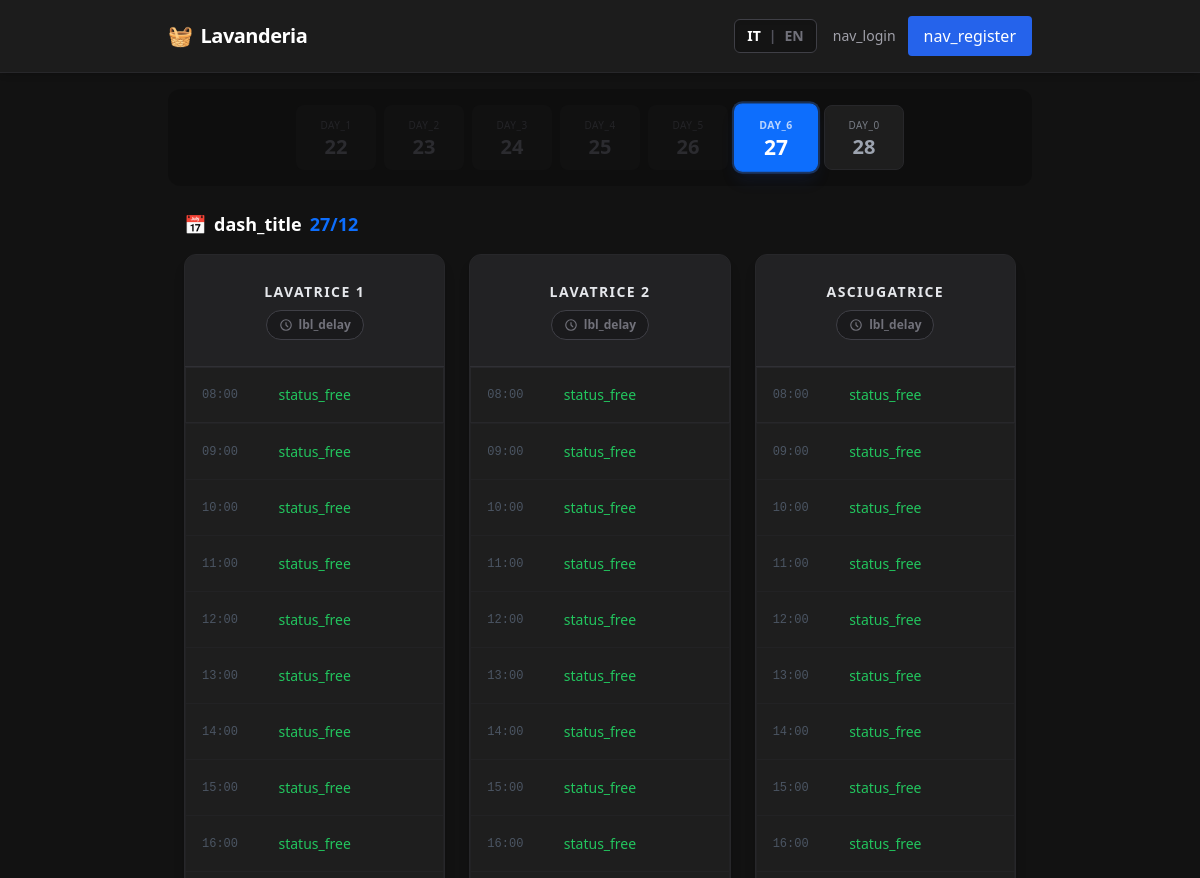
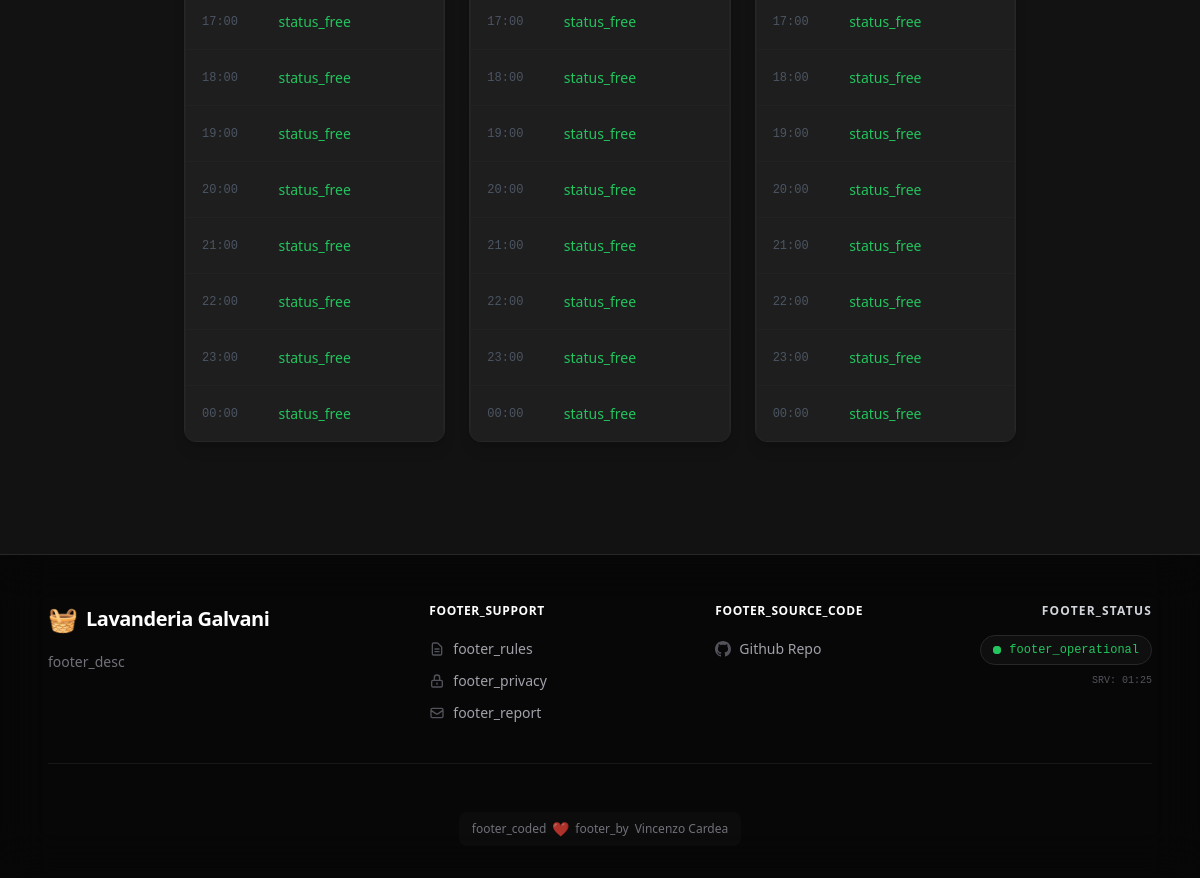
Screenshot of /src/pages/dashboard.php with the database file from the repository (2 pictures, top to bottom).
### tables this page shows
CREATE TABLE IF NOT EXISTS `macchine` (
  `idmacchina` int(11) NOT NULL AUTO_INCREMENT,
  `nome` varchar(50) NOT NULL,
  `tipo` enum('lavatrice','asciugatrice') NOT NULL,
  `stato` enum('attiva','manutenzione') DEFAULT 'attiva',
  `ritardo` int(11) DEFAULT 0,
  PRIMARY KEY (`idmacchina`)
);

### src/Lang.php (called while the page is built, shortened)
<?php
class Lang
{
    private static $translations = [];
    private static $current = 'it';
    public static function get($key)
    {
        return self::$translations[$key] ?? $key;
    }
    public static function current()
    {
        return self::$current;
    }
}
function __($key)
{
    return Lang::get($key);
}

### src/utils.php (called while the page is built, shortened)
<?php
class Utils
{
    static function preserve_date()
    {
        return isset($_GET['date']) ? '&date=' . $_GET['date'] : '';
    }
}

### src/pages/dashboard.php (the view, shortened to what this page needs)
<?php
$today = new DateTime();
$today->setTime(0, 0, 0);
$dayOfWeek = $today->format('w');
$delta = ($dayOfWeek == 0) ? 6 : $dayOfWeek - 1;
$monday = clone $today;
$monday->modify("-$delta days");
$selectedDateStr = $_GET['date'] ?? $today->format('Y-m-d');
try {
    $selectedDate = new DateTime($selectedDateStr);
    $selectedDate->setTime(0, 0, 0);
} catch (Exception $e) {
    $selectedDate = $today;
}
$database = new Database();
$db = $database->getConnection();
$stmtMacchine = $db->query("SELECT * FROM macchine");
$macchine = $stmtMacchine->fetchAll();
require SRC_PATH . '/templates/header.php';
?>
<div class="flex flex-wrap justify-center gap-2 p-4 bg-black/20 mb-6 rounded-xl">
    <?php
    $tempDate = clone $monday;
    $nowReal = new DateTime();
    for ($i = 0; $i < 7; $i++):
        $isActive = ($tempDate->format('Y-m-d') === $selectedDate->format('Y-m-d'));
        $isPastDay = ($tempDate < $today);
        $baseClasses = "flex-grow-0 w-[calc(25%-0.5rem)] sm:w-20 py-3 rounded-lg text-center border transition-all duration-200";
        if ($isActive) {
            $colorClasses = "bg-accent text-white shadow-lg shadow-blue-900/20 font-bold border-accent scale-105 ring-2 ring-blue-500/30";
        } elseif ($isPastDay) {
            $colorClasses = "bg-zinc-900/50 text-zinc-700 border-transparent cursor-not-allowed opacity-60";
        } else {
            $colorClasses = "bg-card text-gray-400 border-zinc-800 hover:bg-zinc-800 hover:text-gray-200 hover:border-zinc-600";
        }
    ?>
        <a href="<?= $isPastDay ? '#' : '?date=' . $tempDate->format('Y-m-d') ?>" class="<?= $baseClasses . ' ' . $colorClasses ?>">
            <span class="block text-[10px] uppercase tracking-wider opacity-70"><?= __('day_' . $tempDate->format('w')) ?></span>
            <span class="block text-xl font-bold leading-none mt-1"><?= $tempDate->format('d') ?></span>
        </a>
    <?php
        $tempDate->modify('+1 day');
    endfor;
    ?>
</div>
<h3 class="px-4 text-lg font-bold text-white mb-4 flex items-center gap-2">
    <span>📅</span>
    <?= __('dash_title') ?> <span class="text-accent"><?= $selectedDate->format('d/m') ?></span>
</h3>
<div class="grid grid-cols-1 md:grid-cols-2 lg:grid-cols-3 gap-6 px-4 pb-24">
    <?php foreach ($macchine as $macchina): ?>
        <div class="bg-card rounded-xl border border-zinc-800 shadow-lg overflow-hidden flex flex-col">
            <?php
            $isManutenzione = ($macchina['stato'] === 'manutenzione');
            $ritardo = (int)($macchina['ritardo'] ?? 0);
            $hasDelay = $ritardo > 0;
            $headerClass = $isManutenzione ? "bg-orange-900/20 border-orange-900/50" : "bg-zinc-800/50 border-zinc-700/50";
            ?>
            <div id="machine-header-<?= $macchina['idmacchina'] ?>" class="<?= $headerClass ?> p-4 border-b h-28 flex flex-col justify-center items-center relative transition-colors duration-300">
                <span class="text-sm font-bold text-gray-200 uppercase tracking-widest mb-2">
                    <?= htmlspecialchars(__($macchina['nome'])) ?>
                </span>
                <?php if (!isset($_GET['date']) || $_GET['date'] === (new DateTime())->format('Y-m-d')): ?>
                    <button onclick="openDelayModal(<?= $macchina['idmacchina'] ?>, '<?= htmlspecialchars(__($macchina['nome'])) ?>', <?= $ritardo ?>)"
                        class="machine-delay-btn flex items-center gap-1.5 px-3 py-1.5 rounded-full text-xs font-bold border transition-all hover:scale-105 active:scale-95 <?= $hasDelay ? 'bg-yellow-500/10 text-yellow-400 border-yellow-500/30 animate-pulse' : 'bg-zinc-900/80 text-zinc-500 border-zinc-700 hover:text-gray-300 hover:border-zinc-500' ?>">
                        <svg xmlns="http://www.w3.org/2000/svg" class="h-3.5 w-3.5" fill="none" viewBox="0 0 24 24" stroke="currentColor">
                            <path stroke-linecap="round" stroke-linejoin="round" stroke-width="2" d="M12 8v4l3 3m6-3a9 9 0 11-18 0 9 9 0 0118 0z" />
                        </svg>
                        <span class="delay-val">
                            <?= $hasDelay ? "+{$ritardo} " . __('lbl_delay_min') : __('lbl_delay') ?>
                        </span>
                    </button>
                <?php endif; ?>
            </div>
            <div class="divide-y divide-zinc-800/50">
                <?php
                $hours = [8, 9, 10, 11, 12, 13, 14, 15, 16, 17, 18, 19, 20, 21, 22, 23, 0];
                foreach ($hours as $h):
                    $timeLabel = sprintf("%02d:00", $h);
                    $slotDate = clone $selectedDate;
                    if ($h == 0) $slotDate->modify('+1 day');
                    $slotDate->setTime($h, 0, 0);
                    $slotFullDate = $slotDate->format('Y-m-d');
                    $slotId = "slot_{$macchina['idmacchina']}_{$slotFullDate}_{$h}";
                    $isSlotPast = ($slotDate < $nowReal);
                    $slotBase = "slot relative h-14 flex items-center justify-center transition-colors duration-200 cursor-pointer border-l-4 border-transparent";
                    if ($isSlotPast) {
                        $slotClass = 'past opacity-40 cursor-default bg-zinc-900/30';
                        $statusText = $isManutenzione ? 'X' : __('status_free');
                        $onclick = "";
                    } elseif ($isManutenzione) {
                        $slotClass = 'past opacity-40 cursor-default bg-zinc-900/30';
                        $statusText = 'MANUTENZIONE';
                        $onclick = "";
                    } else {
                        $slotClass = 'free hover:bg-zinc-800';
                        $statusText = __('status_free');
                        $onclick = "prenotaSlot(this)";
                    }
                ?>
                    <div class="<?= $slotBase ?> <?= $slotClass ?>"
                        id="<?= $slotId ?>"
                        data-machine="<?= $macchina['idmacchina'] ?>"
                        data-date="<?= $slotFullDate ?>"
                        data-hour="<?= $h ?>"
                        <?php if ($onclick): ?> onclick="<?= $onclick ?>" <?php endif; ?>>
                        <span class="absolute left-4 text-xs font-mono text-gray-600 time-label pointer-events-none">
                            <?= $timeLabel ?>
                        </span>
                        <span class="status-text text-sm font-medium pointer-events-none">
                            <?= $statusText ?>
                        </span>
                    </div>
                <?php endforeach; ?>
            </div>
        </div>
    <?php endforeach; ?>
</div>
<?php require SRC_PATH . '/templates/footer.php'; ?>

### src/templates/header.php (shortened to what this page needs)
<!DOCTYPE html>
<html lang="<?= Lang::current() ?>" class="dark">
<head>
    <script src="https://cdn.tailwindcss.com"></script>
</head>
<body class="flex flex-col min-h-screen">
    <header class="sticky top-0 z-40 w-full bg-card/95 backdrop-blur-sm border-b border-zinc-800 shadow-md">
        <div class="max-w-4xl mx-auto px-4 py-3">
            <div class="flex justify-between items-center h-12">
                <a href="<?= BASE_URL ?>/" class="text-xl font-bold text-white tracking-tight flex items-center gap-2 hover:text-accent transition-colors shrink-0">
                    <span>🧺</span> <span>Lavanderia</span>
                </a>
                <div class="flex items-center gap-4">
                    <div class="flex items-center gap-2 text-xs sm:text-sm font-bold bg-black/30 px-3 py-1.5 rounded-md border border-zinc-700 shadow-inner">
                        <a href="?lang=it<?= Utils::preserve_date() ?>" class="transition-colors <?= Lang::current() == 'it' ? 'text-white' : 'text-zinc-500 hover:text-gray-300' ?>">IT</a>
                        <span class="text-zinc-600">|</span>
                        <a href="?lang=en<?= Utils::preserve_date() ?>" class="transition-colors <?= Lang::current() == 'en' ? 'text-white' : 'text-zinc-500 hover:text-gray-300' ?>">EN</a>
                    </div>
                    <?php if (isset($_SESSION['user_id'])): ?>
                        <div class="hidden md:flex flex-col items-end leading-none mr-2">
                            <span class="text-sm font-bold text-gray-200"><?= htmlspecialchars($_SESSION['username']) ?></span>
                        </div>
                        <a href="<?= BASE_URL ?>/logout" title="<?= __('nav_logout') ?>"
                            class="text-red-400 hover:text-white hover:bg-red-600/80 p-2.5 rounded-lg transition-all border border-transparent hover:border-red-500/50">
                            <svg xmlns="http://www.w3.org/2000/svg" class="h-6 w-6" fill="none" viewBox="0 0 24 24" stroke="currentColor">
                                <path stroke-linecap="round" stroke-linejoin="round" stroke-width="2" d="M17 16l4-4m0 0l-4-4m4 4H7m6 4v1a3 3 0 01-3 3H6a3 3 0 01-3-3V7a3 3 0 013-3h4a3 3 0 013 3v1" />
                            </svg>
                        </a>
                        <button id="mobile-menu-btn" class="sm:hidden text-gray-300 hover:text-white p-2">
                            <svg xmlns="http://www.w3.org/2000/svg" class="h-7 w-7" fill="none" viewBox="0 0 24 24" stroke="currentColor">
                                <path stroke-linecap="round" stroke-linejoin="round" stroke-width="2" d="M4 6h16M4 12h16m-7 6h7" />
                            </svg>
                        </button>
                    <?php else: ?>
                        <div class="flex items-center gap-3">
                            <a href="<?= BASE_URL ?>/login" class="text-sm font-medium text-zinc-400 hover:text-white transition-colors">
                                <?= __('nav_login') ?>
                            </a>
                            <a href="<?= BASE_URL ?>/register"
                                class="hidden md:inline-block bg-blue-600 text-white px-4 py-2 rounded hover:bg-blue-700 transition">
                                <?= __('nav_register') ?>
                            </a>
                        </div>
                    <?php endif; ?>
                </div>
            </div>
        </div>
    </header>
    <main class="w-full max-w-4xl mx-auto flex-1 p-4">

### src/templates/footer.php (shortened to what this page needs)
</main>
<footer class="mt-auto w-full border-t border-zinc-800 bg-black/60 backdrop-blur-xl pt-12 pb-8">
    <div class="max-w-6xl mx-auto px-6">
        <div class="grid grid-cols-1 md:grid-cols-12 gap-10 mb-12 border-b border-zinc-800/50 pb-10">
            <div class="md:col-span-4 space-y-4 text-center md:text-left">
                <div class="flex items-center justify-center md:justify-start gap-2">
                    <span class="text-2xl">🧺</span>
                    <h4 class="text-xl font-bold text-white tracking-tight">
                        Lavanderia Galvani
                    </h4>
                </div>
                <p class="text-sm text-zinc-500 leading-relaxed max-w-sm mx-auto md:mx-0">
                    <?= __('footer_desc') ?>
                </p>
            </div>
            <div class="md:col-span-3 text-center md:text-left">
                <h5 class="text-xs font-bold text-white uppercase tracking-wider mb-5">
                    <?= __('footer_support') ?>
                </h5>
                <ul class="space-y-3 text-sm text-zinc-400">
                    <li>
                        <a href="https://www.er-go.it/esplora-i-benefici/benefici-erogati-da-er.go/alloggio/regolamento_residenze_2022_it.pdf/@@display-file/file/regolamento_residenze_2022_it.pdf" target="_blank" class="hover:text-accent hover:text-white transition-colors flex items-center justify-center md:justify-start gap-2 group">
                            <?= __('footer_rules') ?>
                        </a>
                    </li>
                    <li>
                        <a href="<?= BASE_URL ?>/privacy" class="hover:text-accent hover:text-white transition-colors flex items-center justify-center md:justify-start gap-2 group">
                            <svg class="w-4 h-4 text-zinc-600 group-hover:text-accent transition-colors" fill="none" viewBox="0 0 24 24" stroke="currentColor">
                                <path stroke-linecap="round" stroke-linejoin="round" stroke-width="2" d="M12 15v2m-6 4h12a2 2 0 002-2v-6a2 2 0 00-2-2H6a2 2 0 00-2 2v6a2 2 0 002 2zm10-10V7a4 4 0 00-8 0v4h8z" />
                            </svg>
                            <?= __('footer_privacy') ?>
                        </a>
                    </li>
                    <li>
                        <a href="mailto:vincenzo.cardea@studio.unibo.it" class="hover:text-accent hover:text-white transition-colors flex items-center justify-center md:justify-start gap-2 group">
                            <svg class="w-4 h-4 text-zinc-600 group-hover:text-accent transition-colors" fill="none" viewBox="0 0 24 24" stroke="currentColor">
                                <path stroke-linecap="round" stroke-linejoin="round" stroke-width="2" d="M3 8l7.89 5.26a2 2 0 002.22 0L21 8M5 19h14a2 2 0 002-2V7a2 2 0 00-2-2H5a2 2 0 00-2 2v10a2 2 0 002 2z" />
                            </svg>
                            <?= __('footer_report') ?>
                        </a>
                    </li>
                </ul>
            </div>
            <div class="md:col-span-3 text-center md:text-left">
                <h5 class="text-xs font-bold text-white uppercase tracking-wider mb-5">
                    <?= __('footer_source_code') ?>
                </h5>
                <ul class="space-y-3 text-sm text-zinc-400">
                    <li>
                        <a href="https://github.com/vcardea/Lavanderia-Galvani" target="_blank" class="hover:text-white transition-colors flex items-center justify-center md:justify-start gap-2 group">
                            Github Repo
                        </a>
                    </li>
                </ul>
            </div>
            <div class="hidden md:flex md:col-span-2 flex-col items-end">
                <h5 class="text-xs font-bold text-gray-300 uppercase tracking-widest mb-4">
                    <?= __('footer_status') ?>
                </h5>
                <div class="inline-flex items-center gap-2 px-3 py-1.5 rounded-full bg-zinc-900/50 border border-zinc-800 hover:border-zinc-700 transition-colors cursor-default">
                    <span class="relative flex h-2 w-2">
                        <span class="relative inline-flex rounded-full h-2 w-2 bg-green-500"></span>
                    </span>
                    <span class="text-xs font-mono font-medium text-green-500">
                        <?= __('footer_operational') ?>
                    </span>
                </div>
                <p class="text-[10px] text-zinc-600 mt-2 font-mono">
                    SRV: <?= date('H:i') ?>
                </p>
            </div>
        </div>
        <div class="border-zinc-800/50 flex flex-col items-center justify-center gap-3 text-xs">
            <a href="https://github.com/vcardea" target="_blank" class="group flex items-center gap-1.5 bg-zinc-900/30 px-3 py-1.5 rounded-lg border border-transparent hover:border-zinc-800 hover:bg-zinc-900 transition-all">
                <span class="text-zinc-500 group-hover:text-zinc-300"><?= __('footer_coded') ?></span>
                <span class="text-red-500/70 group-hover:text-red-500 animate-pulse text-sm">❤</span>
                <span class="text-zinc-500 group-hover:text-zinc-300"><?= __('footer_by') ?></span>
                <span class="text-zinc-500 group-hover:text-white transition-colors">Vincenzo Cardea</span>
            </a>
        </div>
    </div>
</footer>
</body>
</html>

### rows the page displays
macchine: nome "LAVATRICE 1", timeLabel "08:00", statusText "status_free", timeLabel "09:00", timeLabel "10:00", timeLabel "11:00", timeLabel "12:00", timeLabel "13:00", timeLabel "14:00", timeLabel "15:00", timeLabel "16:00", timeLabel "17:00", timeLabel "18:00", timeLabel "19:00", timeLabel "20:00", timeLabel "21:00", timeLabel "22:00", timeLabel "23:00", timeLabel "00:00"
macchine: nome "LAVATRICE 2", timeLabel "08:00", statusText "status_free", timeLabel "09:00", timeLabel "10:00", timeLabel "11:00", timeLabel "12:00", timeLabel "13:00", timeLabel "14:00", timeLabel "15:00", timeLabel "16:00", timeLabel "17:00", timeLabel "18:00", timeLabel "19:00", timeLabel "20:00", timeLabel "21:00", timeLabel "22:00", timeLabel "23:00", timeLabel "00:00"
macchine: nome "ASCIUGATRICE", timeLabel "08:00", statusText "status_free", timeLabel "09:00", timeLabel "10:00", timeLabel "11:00", timeLabel "12:00", timeLabel "13:00", timeLabel "14:00", timeLabel "15:00", timeLabel "16:00", timeLabel "17:00", timeLabel "18:00", timeLabel "19:00", timeLabel "20:00", timeLabel "21:00", timeLabel "22:00", timeLabel "23:00", timeLabel "00:00"

### other values shown
__('nav_login') "nav_login"
__('nav_register') "nav_register"
__('dash_title') "dash_title"
__('footer_desc') "footer_desc"
__('footer_support') "FOOTER_SUPPORT"
__('footer_rules') "footer_rules"
__('footer_privacy') "footer_privacy"
__('footer_report') "footer_report"
__('footer_source_code') "FOOTER_SOURCE_CODE"
__('footer_status') "FOOTER_STATUS"
__('footer_operational') "footer_operational"
__('footer_coded') "footer_coded"
__('footer_by') "footer_by"
